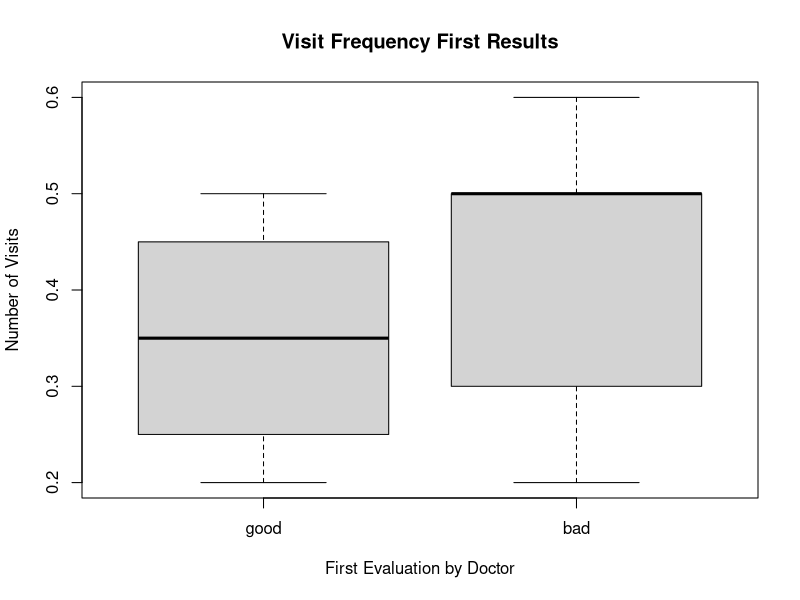
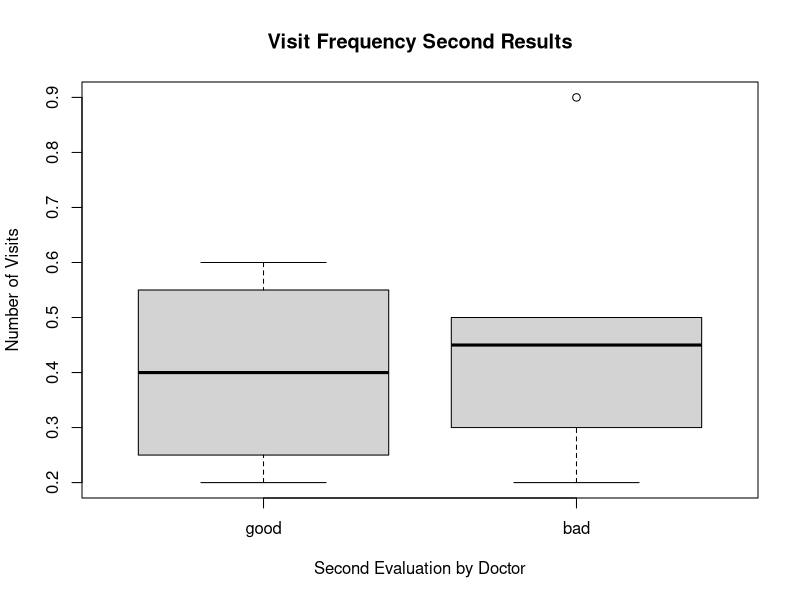
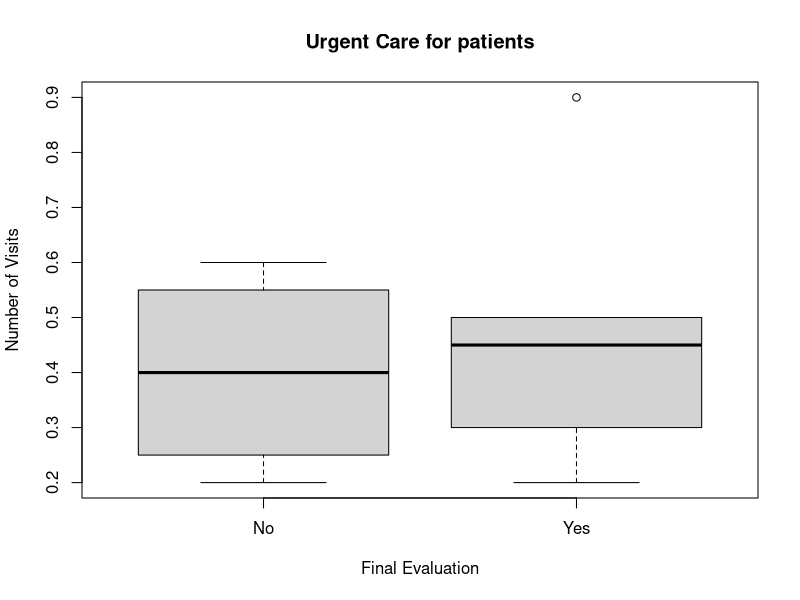
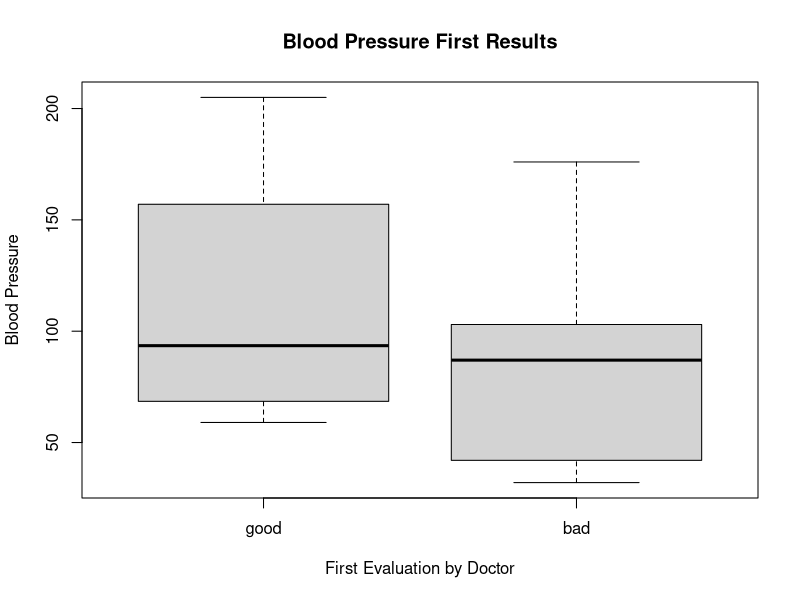
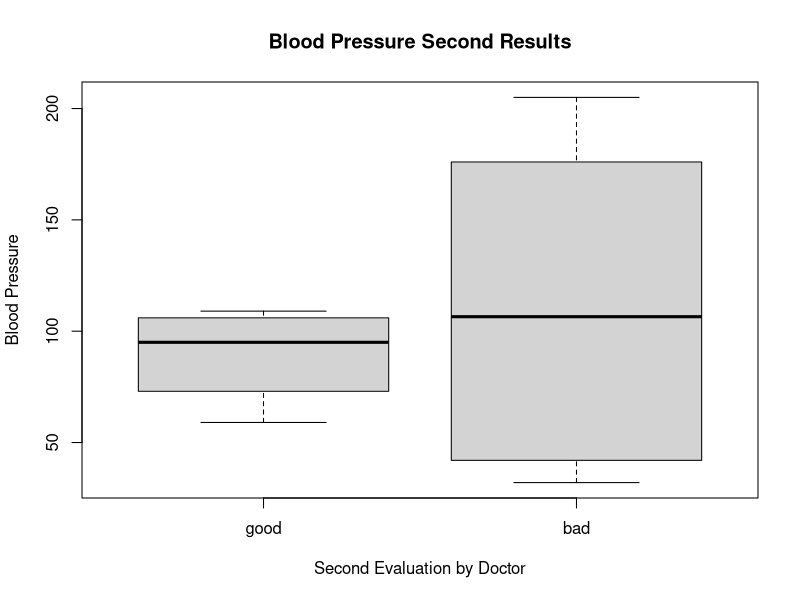
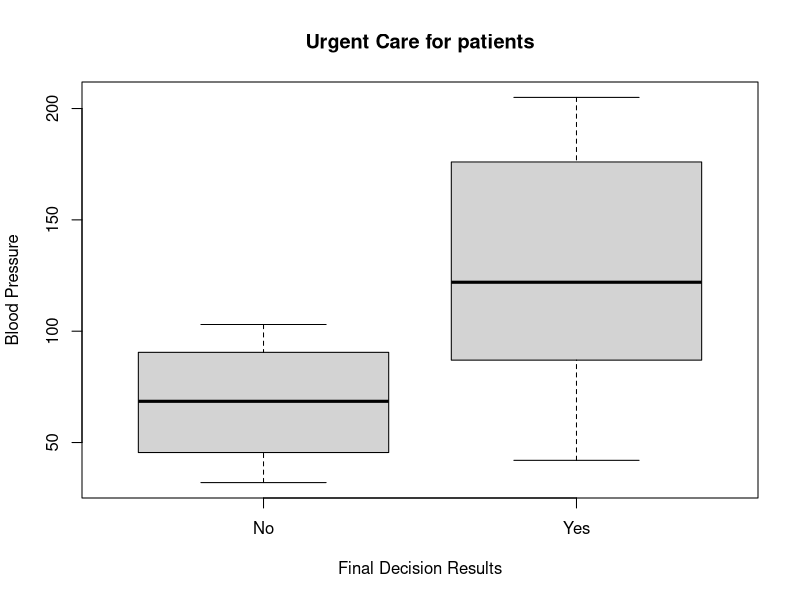
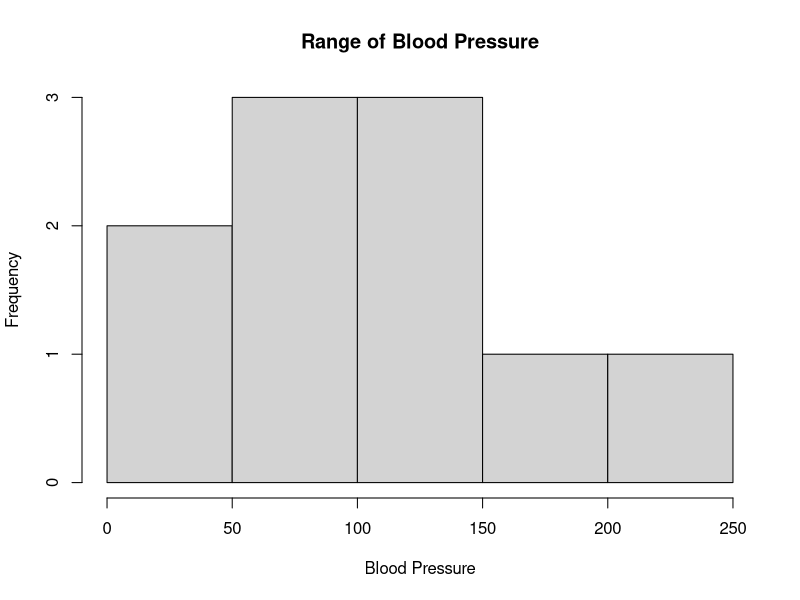
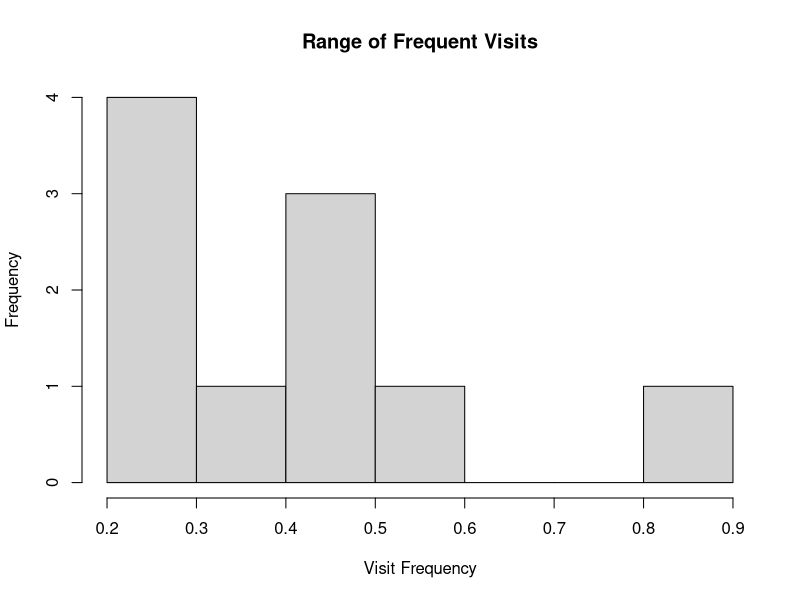

Here is the R script that generated these plots, in order:
## ---- chunk 1
knitr::opts_chunk$set(echo = TRUE)
## ---- chunk 2
Freq <- c(0.6, 0.3, 0.5, 0.5, 0.2, 0.5, 0.3, 0.4, 0.9, 0.2)
bloodp <- c(103, 87, 32, 42, 59, 109, 78, 205, 135, 176)
first <- c(1, 1, 1, 1, 0, 0, 0, 0, NA, 1)
second <- c(0, 0, 1, 1, 0, 0, 1, 1, 1, 1)
finaldecision <- c(0, 1, 0, 1, 0, 1, 0, 1, 1, 1)
multiPatients <- data.frame(Freq, bloodp, first, second, finaldecision)
multiPatients
## ---- chunk 3
boxplot(Freq ~ first, multiPatients,
        main = "Visit Frequency First Results",
        xlab = "First Evaluation by Doctor",
        ylab = "Number of Visits",
        names = c("good", "bad"))
boxplot(Freq ~ second, multiPatients,
        main = "Visit Frequency Second Results",
        xlab = "Second Evaluation by Doctor",
        ylab = "Number of Visits",
        names = c("good", "bad"))
boxplot(Freq ~ finaldecision, multiPatients,
        main = "Urgent Care for patients",
        xlab = "Final Evaluation",
        ylab = "Number of Visits",
        names = c("No", "Yes"))

## ---- chunk 4
boxplot(bloodp ~ first, multiPatients,
        main = "Blood Pressure First Results",
        xlab = "First Evaluation by Doctor",
        ylab = "Blood Pressure",
        names = c("good", "bad"))
boxplot(bloodp ~ second, multiPatients,
        main = "Blood Pressure Second Results",
        xlab = "Second Evaluation by Doctor",
        ylab = "Blood Pressure",
        names = c("good", "bad"))
boxplot(bloodp ~ finaldecision, multiPatients,
        main = "Urgent Care for patients",
        xlab = "Final Decision Results",
        ylab = "Blood Pressure",
        names = c("No", "Yes"))


## ---- chunk 5
hist(bloodp,
     main = "Range of Blood Pressure",
     xlab = "Blood Pressure")
hist(Freq,
     main = "Range of Frequent Visits",
     xlab = "Visit Frequency")
hist(finaldecision,
     main = "Final Evaluation Range",
     xlab = "Final Decision")



